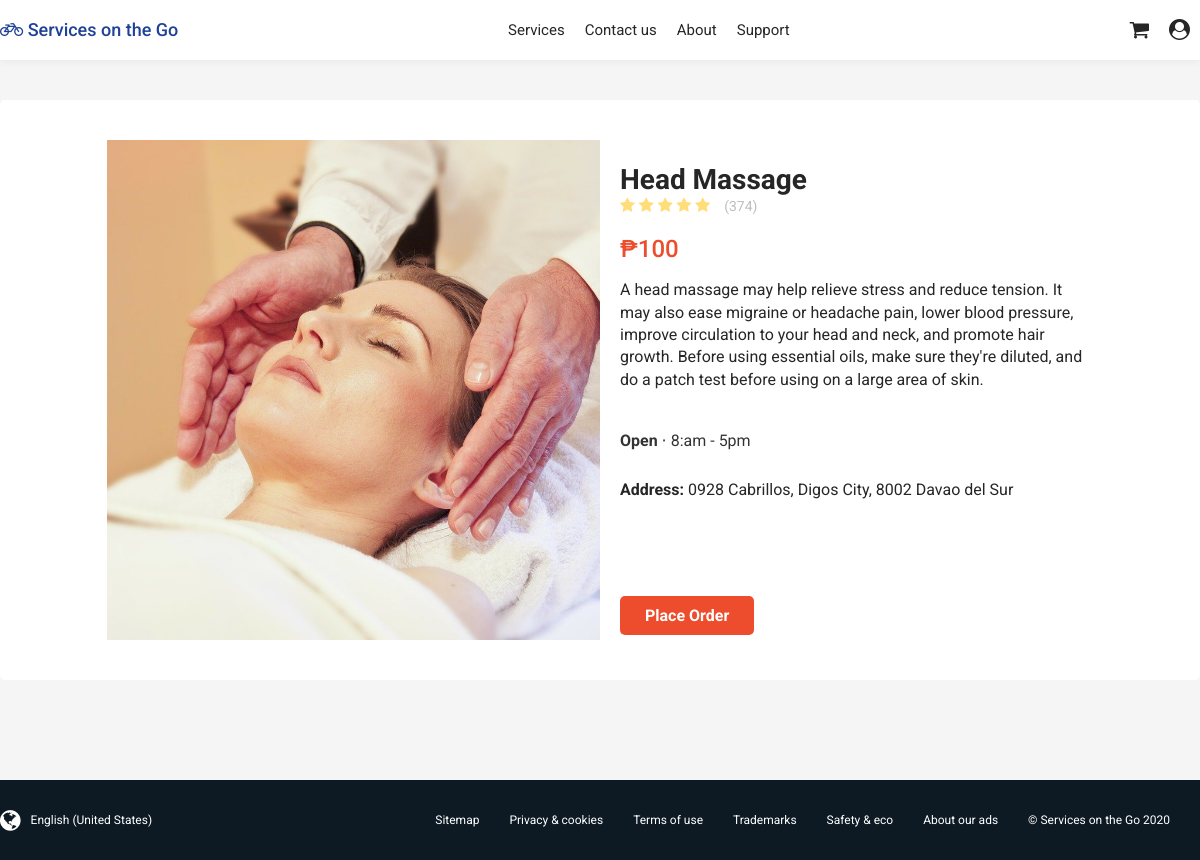
Screenshot of /views/detail.php?id=139 (signed in) with the database file from the repository.
### tables this page shows
CREATE TABLE `tblservices` (
  `IDServices` int(11) NOT NULL,
  `Username` varchar(100) NOT NULL,
  `Company_Name` varchar(45) NOT NULL,
  `Services_Title` longtext NOT NULL,
  `Services_Desc` longtext NOT NULL,
  `Services_Img` longtext NOT NULL,
  `category` varchar(255) NOT NULL,
  `subcategory` varchar(255) NOT NULL,
  `latitude` varchar(255) NOT NULL,
  `longtitude` varchar(255) NOT NULL,
  `price` int(11) NOT NULL,
  `address` varchar(255) NOT NULL
);

### views/detail.php (the view, shortened to what this page needs)
<!DOCTYPE html>
<html lang="en">
<head>
	<link rel="stylesheet" type="text/css" href="../css/style.css">
	<link rel="stylesheet" type="text/css" href="../css/detail.css">
	<link rel="stylesheet" href="https://cdnjs.cloudflare.com/ajax/libs/font-awesome/4.7.0/css/font-awesome.min.css">
</head>
<body>
	<nav class="main-nav">
		<div class="main-nav-inner">
			<a href="index.php">
				<label class="logo"><i class="fa fa-bicycle"></i> Services on the Go</label>
			</a>
			<ul class="main-menu">
				<li><a href="category.php">Services</a></li>
				<li><a href="#">Contact us</a></li>
				<li><a href="#">About</a></li>
				<li><a href="#">Support</a></li>
			</ul>
			<ul class="right-menu">
				<li><a href="#"><i class="fa fa-shopping-cart"></i></a></li>
				<li><a href="#"><i class="fa fa-user-circle"></i></a></li>
			</ul>
		</div>
	</nav>
	<section class="section-detail">
		<div class="section-detail-inner">
			<?php
				include('../php/connect.php');
				if(isset($_GET['id'])) {
					$sql = "SELECT * FROM `tblservices` WHERE IDServices = " . $_GET['id'];
					$result = $conn->query($sql);
					if ($result->num_rows > 0) {
						$row = $result->fetch_assoc();
					}
				}
			?>
			<div class="detail-image"
				style="background-image: url('../assets/images/services/<?php echo $row['Services_Img']; ?>')"
			></div>
			<div class="detail-info">
				<div>
					<h2><?php echo $row['Services_Title']; ?></h2>
					<div class="ratings">
						<div>
							<div class="stars-div">
								<label class="stars">
									<i class="fa fa-star"></i>
									<i class="fa fa-star"></i>
									<i class="fa fa-star"></i>
									<i class="fa fa-star"></i>
									<i class="fa fa-star"></i>
								</label>
								<span class="star-detail">(374)</span>
							</div>
							<p class="price">₱<?php echo $row["price"]; ?></p>
							<p class="category-detail"><?php echo $row["Services_Desc"]; ?></p>
							<span class="open"><b>Open</b> ⋅ 8:am - 5pm</span>
							<p><b>Address:</b> <?php echo $row["address"]; ?></p>
						</div>
					</div>
				</div>
				<div>
					<form method="post">
						<input type="submit" class="btn-order" value="Place Order">
					</form>
				</div>
			</div>
		</div>
	</section>
	<footer class="footer">
		<div class="footer-inner">
			<div>
				<i class="fa fa-globe fa-2x"></i> English (United States)
			</div>
			<ul>
				<li><a href="#">Sitemap</a></li>
				<li><a href="#">Privacy & cookies</a></li>
				<li><a href="#">Terms of use</a></li>
				<li><a href="#">Trademarks</a></li>
				<li><a href="#">Safety & eco</a></li>
				<li><a href="#">About our ads</a></li>
				<li><a href="#">&copy; Services on the Go 2020</a></li>
			</ul>
		</div>
	</footer>
</body>
</html>

### css/style.css (style rules this page uses)
body, ul, li { padding: 0; margin: 0; font-family: Roboto, sans-serif; }
ul { list-style-type: none; }
a { color: #262626; text-decoration: none; padding-bottom: 2px; }
.main-nav { z-index: 1; display: flex; width: 100%; position: fixed; top: 0; background: #fff; box-shadow: 0 1px 8px 0 rgba(0,0,0,0.06); }
.main-nav .logo { font-weight: 500; font-size: 18px; color: #204198; }
.main-nav-inner { width: 1200px; height: 60px; display: flex; align-items: center; justify-content: space-between; margin: 0 auto; font-size: 15px; }
.main-nav-inner ul { display: flex; }
.main-nav-inner ul li { padding: 0 10px; }
.main-nav-inner .right-menu li a i { font-size: 1.4em; }
.footer { background: #0D1A23; color: #fff; font-size: 12px; }
.footer .footer-inner { max-width: 1200px; height: 80px; margin: 0 auto; display: flex; align-items: center; justify-content: space-between; }
.footer div { display: flex; align-items: center; }
.footer-inner ul { display: flex; flex-wrap: wrap; }
.footer-inner div > i { margin-right: 10px; }
.footer ul li { margin-right: 30px; }
.footer ul li a { color: #fff; }

### css/detail.css (style rules this page uses)
body { background-color: #f5f5f5; }
.section-detail { max-width: 1200px; margin: 100px auto; padding: 40px 20px; background-color: #fff; border-radius: 5px; box-sizing: border-box; color: #262626; }
.section-detail .section-detail-inner { display: grid; max-width: 85%; margin: 0 auto; grid-template-columns: repeat(2, 1fr); }
.section-detail .detail-image { width: 100%; height: 500px; background-size: cover; background-position: center; }
.section-detail .detail-info { padding-left: 20px; box-sizing: border-box; display: flex; flex-direction: column; justify-content: space-between; }
.section-detail .detail-info h2 { font-size: 28px; margin-bottom: 0; }
.section-detail .category-detail { line-height: 1.4em; }
.section-detail p.price { font-size: 24px; font-weight: 500; color: #ee4d2d; padding: 0; margin: 0; }
.section-detail .stars-div { margin-bottom: 20px; }
.section-detail .detail-info .stars { color: #FFDD78; }
.section-detail .open { color: rgba(0,0,0,.8); margin-top: 40px; display: block; margin-bottom: 30px; }
.section-detail .detail-info .star-detail { font-size: 14px; margin-left: 10px; color: rgba(0,0,0,.26); }
.section-detail .btn-order { outline: none; background: #EE4D2D; font-family: Roboto, sans-serif; color: #fff; padding: 10px 25px; cursor: pointer; font-weight: bold; font-size: 16px; margin: 5px 0; border-radius: 5px; border: 0; display: inline-block; }

### rows the page displays
tblservices: Services_Img (picture), Services_Title "Head Massage", price "100", Services_Desc "A head massage may help relieve stress and reduce tension. It may also ease migraine or headache pain, lower blood pressure, improve circulation to your head and neck, and promote hair growth. Before using essential oils, make sure they're diluted, and do a patch test before using on a large area of skin.", address "0928 Cabrillos, Digos City, 8002 Davao del Sur"
